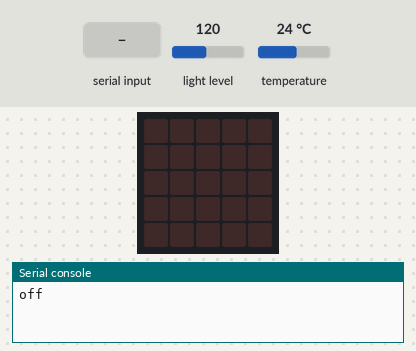
Recording of a program running on a simulated BBC micro:bit (MakeCode). Shown: the board's 5×5 LED display, the last lines printed to the serial console. Inputs (shaded band) come from the test bench; at power-on: light level 120, temperature 24 °C.

Above: at 1.2 s.
1.3 s: "0815" typed at the serial console, then Enter
At 1.9 s:
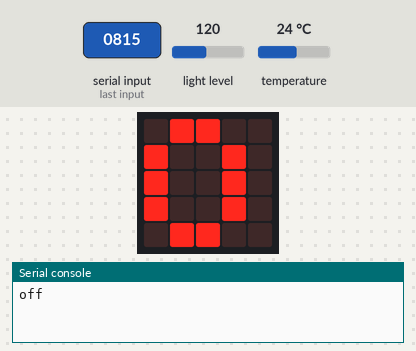
3.5 s: "light" typed at the serial console, then Enter
At 4.1 s:
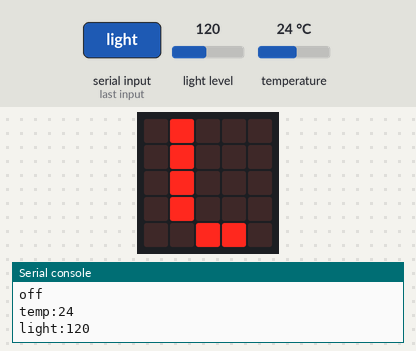
5.7 s: "off" typed at the serial console, then Enter
At 6.1 s:
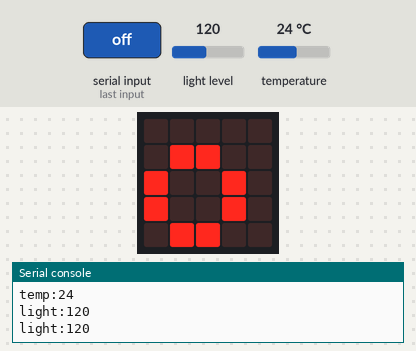
7.9 s: "temp" typed at the serial console, then Enter
At 8.5 s:
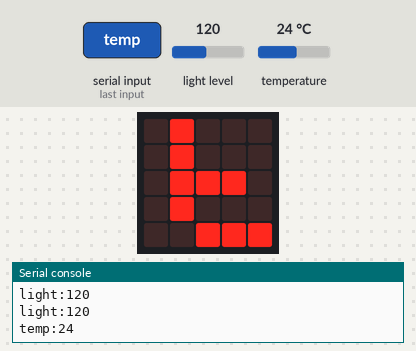
10.1 s: "fast" typed at the serial console, then Enter
At 10.6 s:
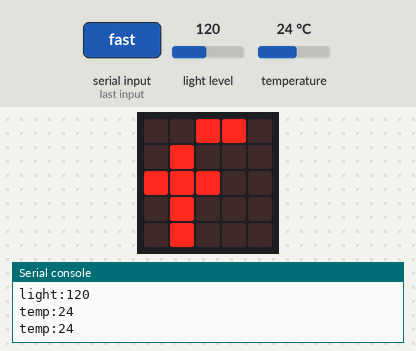
12.3 s: "slow" typed at the serial console, then Enter
At 12.9 s:
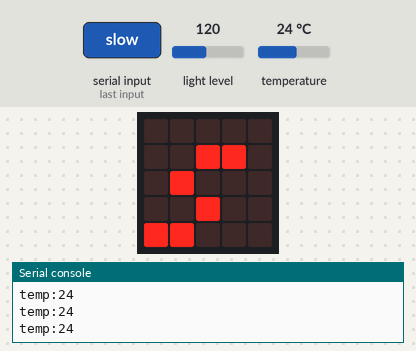
Timing chart, 0 to 15.3 s (numbered marks = the images above; inputs shaded):
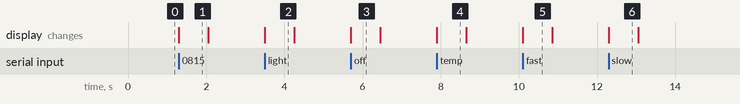

The program:

main.ts
```typescript
function light_s () {
    state = "light_s"
    speed = 2000
    last = control.millis()
}
function temp () {
    state = "temp"
    speed = 2000
    last = control.millis()
}
serial.onDataReceived(serial.delimiters(Delimiters.NewLine), function () {
    recv_string = serial.readLine()
    if ("off" == state) {
        if ("0815" == recv_string) {
            temp()
        }
    }
    if ("temp" == state) {
        if ("0815" == recv_string) {
            temp()
        }
        if ("light" == recv_string) {
            light_s()
        }
    }
    if ("light_s" == state) {
        if ("0815" == recv_string) {
            light_s()
        }
        if ("temp" == recv_string) {
            temp()
        }
        if ("fast" == recv_string) {
            light_f()
        }
    }
    if ("light_f" == state) {
        if ("0815" == recv_string) {
            light_f()
        }
        if ("temp" == recv_string) {
            temp()
        }
        if ("slow" == recv_string) {
            light_s()
        }
    }
    basic.showString(recv_string.substr(0, 1))
    basic.showString("")
})
function light_f () {
    state = "light_f"
    speed = 1000
    last = control.millis()
}
function reset () {
    state = "off"
    speed = 2000
    last = control.millis()
}
let recv_string = ""
let last = 0
let speed = 0
let state = ""
reset()
basic.forever(function () {
    if (state == "off") {
        serial.writeLine("off")
    }
    if (state == "temp") {
        serial.writeValue("temp", input.temperature())
    }
    if (state == "light_s") {
        serial.writeValue("light", input.lightLevel())
    }
    if (state == "light_f") {
        serial.writeValue("light", input.lightLevel())
    }
    basic.pause(speed)
})
basic.forever(function () {
    basic.pause(200)
    if (control.millis() > last + 10000) {
        reset()
    }
})
```

test.ts
```typescript
// Hier kann man Tests durchführen; diese Datei wird nicht kompiliert, wenn dieses Paket als Erweiterung verwendet wird.
```

Measured:
- after the input at 1.3 s, the display: changes at once (image 1)
- after the input at 3.5 s, the display: changes at once (image 2)
- after the input at 5.7 s, the display: changes at once (image 3)
- after the input at 7.9 s, the display: changes at once (image 4)
- after the input at 10.1 s, the display: changes at once (image 5)
- after the input at 12.3 s, the display: changes at once (image 6)
- what the display in image 1 shows lasts 0.8 s, from 1.3 s to 2.1 s
